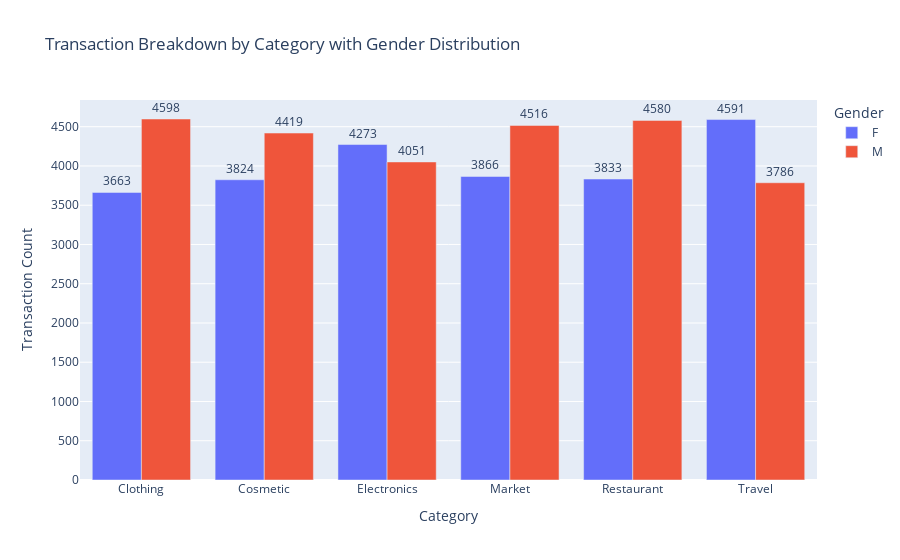

The notebook cell saved with this chart:
### Code cell
dataframe_plotly = df.groupby(['Category','Gender']).size().reset_index(name='Count')

fig = px.bar(
    dataframe_plotly, x='Category', y='Count', color='Gender', barmode='group',
    labels={'Count': 'Transaction Count'},
    title="Transaction Breakdown by Category with Gender Distribution",
    text='Count')  
fig.update_traces(texttemplate='%{text}', textposition='outside')

### Figure 1 — Plotly figure (JSON) as saved in the notebook; plotly's stock layout.template omitted (floating-point values rounded to 4 significant figures)
{"data": [{"alignmentgroup": "True", "hovertemplate": "Gender=F<br>Category=%{x}<br>Transaction Count=%{text}<extra></extra>", "legendgroup": "F", "marker": {"color": "#636efa", "pattern": {"shape": ""}}, "name": "F", "offsetgroup": "F", "orientation": "v", "showlegend": true, "text": [3663, 3824, 4273, 3866, 3833, 4591], "textposition": "outside", "texttemplate": "%{text}", "type": "bar", "x": ["Clothing", "Cosmetic", "Electronics", "Market", "Restaurant", "Travel"], "xaxis": "x", "y": [3663, 3824, 4273, 3866, 3833, 4591], "yaxis": "y"}, {"alignmentgroup": "True", "hovertemplate": "Gender=M<br>Category=%{x}<br>Transaction Count=%{text}<extra></extra>", "legendgroup": "M", "marker": {"color": "#EF553B", "pattern": {"shape": ""}}, "name": "M", "offsetgroup": "M", "orientation": "v", "showlegend": true, "text": [4598, 4419, 4051, 4516, 4580, 3786], "textposition": "outside", "texttemplate": "%{text}", "type": "bar", "x": ["Clothing", "Cosmetic", "Electronics", "Market", "Restaurant", "Travel"], "xaxis": "x", "y": [4598, 4419, 4051, 4516, 4580, 3786], "yaxis": "y"}], "layout": {"barmode": "group", "legend": {"title": {"text": "Gender"}, "tracegroupgap": 0}, "title": {"text": "Transaction Breakdown by Category with Gender Distribution"}, "xaxis": {"anchor": "y", "domain": [0, 1], "title": {"text": "Category"}}, "yaxis": {"anchor": "x", "domain": [0, 1], "title": {"text": "Transaction Count"}}}}
